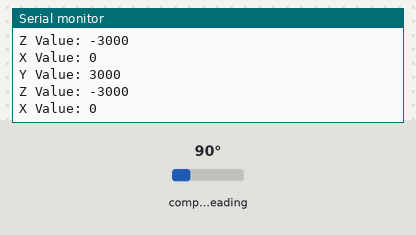
The sketch below on a simulated Arduino Mega 2560, built with avr-gcc and run on an emulated ATmega2560. On the bench: the last lines printed to the serial monitor. Wiring (inferred from the names in the program): QMC5883L compass at I2C address 0x0D. The inputs (shaded band) are chosen by the test bench; at power-on: compass heading 90°.

Above: at 1.2 s.
1.3 s: compass heading set to 7°
At 1.8 s:
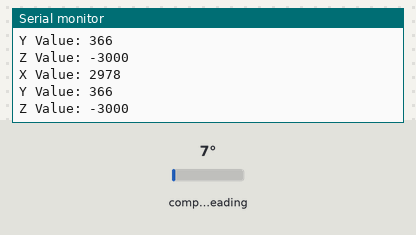
2.8 s: compass heading set to 180°
At 3.7 s:
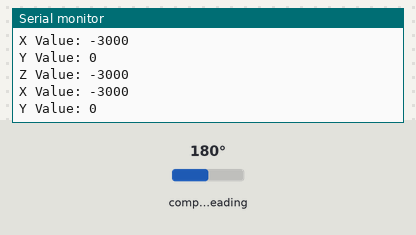
Timing chart, 0 to 5.8 s (numbered marks = the images above; inputs shaded):
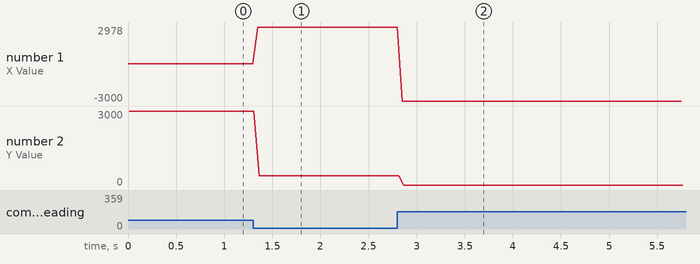

The sketch:

magnetMeter.ino
```cpp
#include <math.h>

#include <Wire.h> //I2C Arduino Library
#define addr 0x0D //I2C Address for The HMC5883
#define PWM_LEFT_PIN  3
#define PWM_RIGHT_PIN 5
#define LED_PIN       13
#define START_BUT_PIN 7
#define CALIBRATION_PIN A9
#define CALIBRATION_SWITCH_PIN 11
#define TRIG_PIN 8
#define ECHO_PIN 9

#define FAST_SPEEDS
#ifdef FAST_SPEEDS
#define STRAIGHT_SPEED_LEFT 4240
#define STRAIGHT_BASE_RIGHT 5493
#define RIGHT_TURN_SPEED 4290
#define LEFT_TURN_SPEED_BASE 5458
#define BASE_FORWARD_MICROS 1500000
#define BASE_TURN_MICROS 264000
#else
#define STRAIGHT_SPEED_LEFT 4440  // 4440
#define STRAIGHT_BASE_RIGHT 5280  // 5404
#define RIGHT_TURN_SPEED 4490  // 4490
#define LEFT_TURN_SPEED_BASE 5325
#define BASE_FORWARD_MICROS 4000000
#define BASE_TURN_MICROS 600000
#endif

float prevSlope = 0.0;
enum StateType {IDLING, FORWARD, FINISHED, CALIBRATION_STRAIGHT, CALIBRATION_TURN};

volatile StateType state;
volatile bool started;
double lastButtonPress = 0;

uint16_t calibrateRead = 0;
uint16_t straightSpeedRight = STRAIGHT_BASE_RIGHT;
uint16_t leftTurnSpeed = LEFT_TURN_SPEED_BASE;

void setup() {

  Serial.begin(9600);
  Wire.begin();


  Wire.beginTransmission(addr); //start talking
  Wire.write(0x0B); // Tell the HMC5883 to Continuously Measure
  Wire.write(0x01); // Set the Register
  Wire.endTransmission();
  Wire.beginTransmission(addr); //start talking
  Wire.write(0x09); // Tell the HMC5883 to Continuously Measure
  Wire.write(0x1D); // Set the Register
  Wire.endTransmission();

//  pinMode(LED_PIN, OUTPUT);
//  pinMode(START_BUT_PIN, INPUT_PULLUP);
//  pinMode(PWM_LEFT_PIN, OUTPUT);
//  pinMode(PWM_RIGHT_PIN, OUTPUT);
//  attachInterrupt(digitalPinToInterrupt(START_BUT_PIN), startButtonISR, FALLING);

//  analogWriteFrequency(PWM_LEFT_PIN, 50);  // (pin, frequency in Hz)
//  analogWriteFrequency(PWM_RIGHT_PIN, 50);  // (pin, frequency in Hz)
//  analogWriteResolution(16);          // (# of bits)

//  pinMode(CALIBRATION_PIN, INPUT);
//  pinMode(CALIBRATION_SWITCH_PIN, INPUT);

//  started = false;
//  if (digitalRead(CALIBRATION_SWITCH_PIN) == 0) {
//    state = IDLING;
//  } else {
//    state = CALIBRATION_STRAIGHT;
//  }


}

void loop() {

//  switch(state) {
//    case IDLING:
//      if (started) {
//        delay(3000);
//        digitalWrite(LED_PIN, LOW);
//        turnCircle();
//        state = FORWARD;
//      }
//      break;
//
//    case FORWARD:
//      float curSlope;
//      curSlope = slopeCheck();
//      if (fabs(curSlope - prevSlope) >= 0.3 && prevSlope > 0.001 ) {
//        state = FINISHED;
//      }
//      prevSlope = curSlope;
//      goForward();
//      break;
//
//    case FINISHED:
//      stopCar();
//      // Light an LED
//      digitalWrite(LED_PIN, HIGH);
//      while (1);  // Wait forever
//      break;
//
//    case CALIBRATION_STRAIGHT:
//      digitalWrite(LED_PIN, LOW);
//      calibrate_straight();
//      break;
//
//    case CALIBRATION_TURN:
//      digitalWrite(LED_PIN, LOW);
//      calibrate_turn();
//      break;

  //}
  slopeCheck();

}

float slopeCheck() {
  int16_t x, y, z; //triple axis data
  float slope;
  //Tell the HMC what regist to begin writing data into


  Wire.beginTransmission(addr);
  Wire.write(0x00); //start with register 3.
  Wire.endTransmission();

  //Read the data.. 2 bytes for each axis.. 6 total bytes
  Wire.requestFrom(addr, 6);
  if (6 <= Wire.available()) {
    x = Wire.read(); //LSB  x
    x |= Wire.read() << 8; //MSB  x
    y = Wire.read(); //LSB y
    y |= Wire.read() << 8; //MSB y
    z = Wire.read(); //LSB  z
    z |= Wire.read() << 8; //MSB z
  }

//  if (x < 1000) {
//    x += 65536;
//  }
//  if (y < 1000) {
//    x += 65536;
//  }

  // Show Values
  Serial.print("X Value: ");
  Serial.println(x);
  Serial.print("Y Value: ");
  Serial.println(y);
  Serial.print("Z Value: ");
  Serial.println(z);
  Serial.println();

//  slope = atan2(x % 10000 , y % 10000);
//  Serial.print("x: ");
//  Serial.println((x % 10000));
//  Serial.print("y: ");
//  Serial.println(y % 10000);
//  Serial.println(slope);
  delay(50);

  return slope;
}

void startButtonISR() {
  if ((millis() - lastButtonPress) > 300) {  // Prevent button bounce
    lastButtonPress = millis();
    if (state == IDLING) {
      started = true;
      digitalWrite(LED_PIN, HIGH);
    }
  }
}

void turnCircle() {
  turnRight(7000);
}
```

movement.ino
```cpp
void stopCar(void) {
  analogWrite(PWM_LEFT_PIN, 5000);
  analogWrite(PWM_RIGHT_PIN, 5000);
}

void goForward(void) {
  analogWrite(PWM_LEFT_PIN, STRAIGHT_SPEED_LEFT);
  analogWrite(PWM_RIGHT_PIN, straightSpeedRight);
}

void goForward(unsigned long time) {
  analogWrite(PWM_LEFT_PIN, STRAIGHT_SPEED_LEFT);
  analogWrite(PWM_RIGHT_PIN, straightSpeedRight);
  delayMicroseconds(time);
  stopCar();
}

void turnLeft(unsigned long time) {
  analogWrite(PWM_LEFT_PIN, leftTurnSpeed);
  analogWrite(PWM_RIGHT_PIN, leftTurnSpeed);
  delayMicroseconds(time);
  stopCar();
}

void turnLeft(void) {
  analogWrite(PWM_LEFT_PIN, leftTurnSpeed);
  analogWrite(PWM_RIGHT_PIN, leftTurnSpeed);
}

void turnRight(unsigned long time) {
  analogWrite(PWM_LEFT_PIN, RIGHT_TURN_SPEED);
  analogWrite(PWM_RIGHT_PIN, RIGHT_TURN_SPEED);
  delay(time);
  stopCar();
}

void turnRight(void) {
  analogWrite(PWM_LEFT_PIN, RIGHT_TURN_SPEED);
  analogWrite(PWM_RIGHT_PIN, RIGHT_TURN_SPEED);
}

void calibrate_straight(void) {

  calibrateRead = analogRead(CALIBRATION_PIN);

  float adjust = (((float) calibrateRead / (779 * 10)) + 0.95);
  Serial.print("Adjust = ");
  Serial.println(adjust);
  straightSpeedRight = STRAIGHT_BASE_RIGHT * adjust;
  if (straightSpeedRight < 5210)
    straightSpeedRight = 5210;
  else if (straightSpeedRight > 6554)
    straightSpeedRight = 6554;
  Serial.print("straightSpeedRight = ");
  Serial.println(straightSpeedRight);
  Serial.println();
  goForward(2000000);
  delay(3000);
}

void calibrate_turn(void) {
  calibrateRead = analogRead(CALIBRATION_PIN);

  //  Serial.print("Value = ");
  //  Serial.println(val);
  float adjust = (((float) calibrateRead / (779 * 20)) + 0.975);
  //  Serial.print("Adjust = ");
  //  Serial.println(adjust);
  leftTurnSpeed = LEFT_TURN_SPEED_BASE * adjust;
  if (leftTurnSpeed < 5210)
    leftTurnSpeed = 5210;
  else if (leftTurnSpeed > 6554)
    leftTurnSpeed = 6554;
  Serial.print("leftTurnSpeed = ");
  Serial.println(leftTurnSpeed);
  Serial.println();
  turnLeft(1000000);
//  analogWrite(PWM_LEFT_PIN, leftTurnSpeed);
//  analogWrite(PWM_RIGHT_PIN, leftTurnSpeed);
//  delay(1000);
  stopCar();
  delay(500);
  turnRight(1000000);
//  analogWrite(PWM_LEFT_PIN, RIGHT_TURN_SPEED);
//  analogWrite(PWM_RIGHT_PIN, RIGHT_TURN_SPEED);
//  delay(1000);
  stopCar();
  delay(3000);
}
```

Measured:
- after the input at 1.3 s, the serial monitor: prints a new line after 0.05 s (image 1)
- after the input at 2.8 s, the serial monitor: prints a new line after 0.05 s (image 2)
- plotted number 1: 0 → 2978 after the input at 1.3 s
- plotted number 2: 3000 → 366 after the input at 1.3 s
